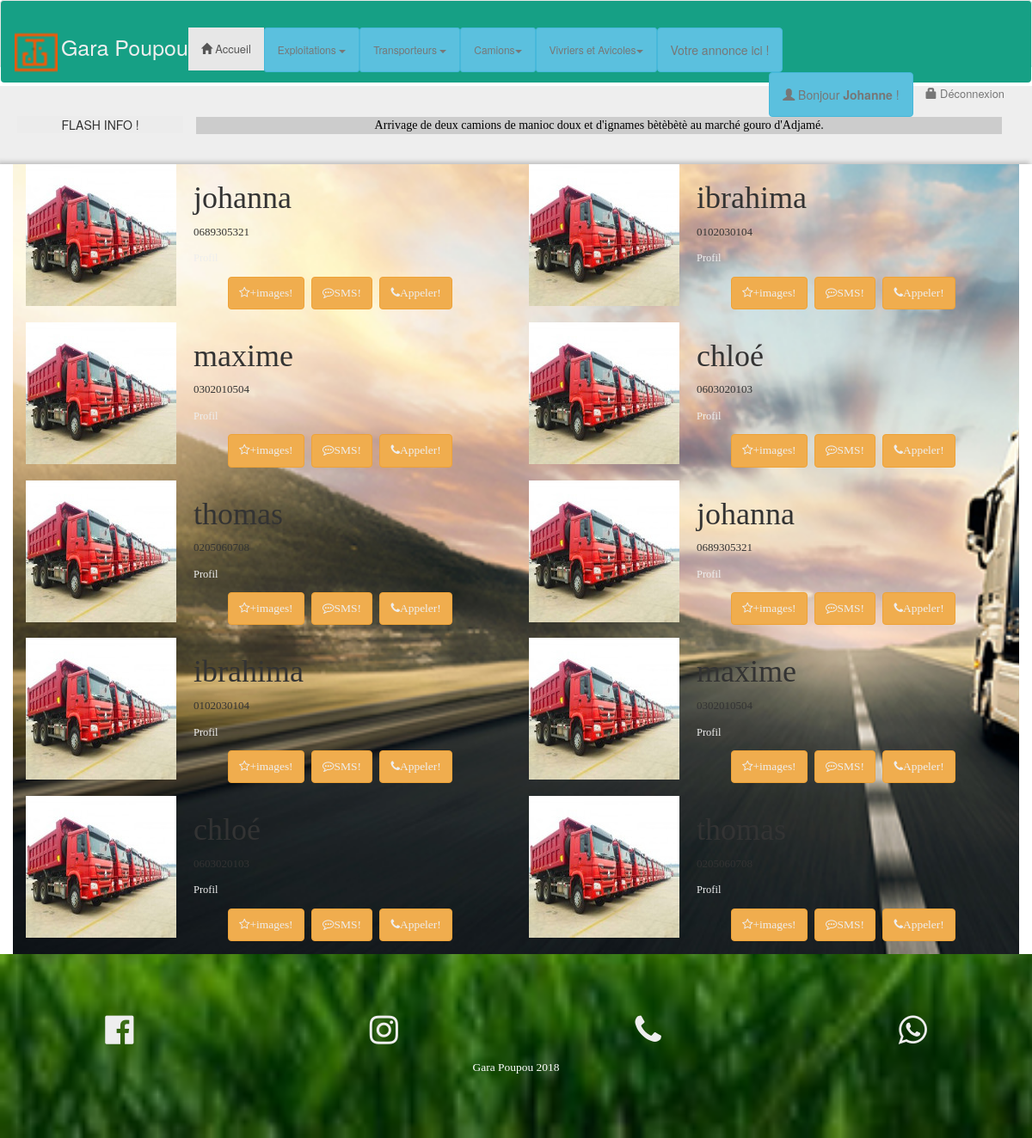
/transporteurs.php (signed in), run on the app's committed database.
### tables this page shows
CREATE TABLE `piupiu_hauliers`(
        `id`              int (11) Auto_increment  NOT NULL ,
        `name`            Varchar (30) NOT NULL ,
        `phoneNumber`     Varchar (10) NOT NULL ,
        `idUsers` Int NOT NULL ,
        PRIMARY KEY (`id`)
);

### controllers/transporteursController.php (called while the page is built)
<?php
$hauliers = new hauliers();
$hauliersList = $hauliers->getHauliersList();

### models/database.php (called while the page is built, shortened)
<?php
class dataBase {
    public function __construct() {
        try {
            $this->db = new PDO('mysql:host=127.0.0.1;dbname=GaraPoupou;charset=utf8', 'root', 'i271220101127B');
        } catch (Exception $ex) {
            die('Erreur : ' . $ex->getMessage());
        }
    }
}
?>

### models/hauliersModel.php (called while the page is built, shortened)
<?php
class hauliers extends dataBase {
    public function getHauliersList() {
        $query = 'SELECT `id`, `name`, `phoneNumber`, `idUsers` FROM `piupiu_hauliers`';
        $hauliersResult = $this->db->query($query);
        $hauliersList = $hauliersResult->fetchAll(PDO::FETCH_OBJ);
        return $hauliersList;
    }
}

### transporteurs.php (the view, shortened to what this page needs)
<?php include 'header.php' ?>
<?php
include_once 'models/database.php';
include_once 'models/hauliersModel.php';
include_once 'controllers/transporteursController.php';
?>
<div class="item-listing small-padding-bg">
    <div id="bgTrans" class="container">
        <div class="row">
            <?php foreach ($hauliersList as $hauliers) { ?>
            <div class="col-md-2"><a href="profil-camion.php"><img src="assets/img/img_transporteurs/transporteur.JPG" alt="camion" ></a> </div>
                <div class="col-md-4 home-list-pop-desc inn-list-pop-desc">
                        <h1><?= $hauliers->name ?></h1>
                    <p><?= $hauliers->phoneNumber ?></p>
                    <p><a href="profil-transporteur.php?hauliersId=<?= $hauliers->id ?>">Profil</a></p>
                    <div class="list-enquiry">
                        <ul>
                            <li class="btn btn-md btn-warning"><a href="#!"><i class="fa fa-star-o" aria-hidden="true"></i>+images!</a> </li>
                            <li class="btn btn-md btn-warning"><a href="#!"><i class="fa fa-commenting-o" aria-hidden="true"></i>SMS!</a> </li>
                            <li class="btn btn-md btn-warning"><a href="#!"><i class="fa fa-phone" aria-hidden="true"></i>Appeler!</a> </li>
                        </ul>
                    </div>
                </div>
            <?php } ?>
            <?php foreach ($hauliersList as $hauliers) { ?>
            <div class="col-md-2"><a href="profil-camion.php"><img src="assets/img/img_transporteurs/transporteur.JPG" alt="camion" ></a> </div>
                <div class="col-md-4 home-list-pop-desc inn-list-pop-desc">
                        <h1><?= $hauliers->name ?></h1>
                    <p><?= $hauliers->phoneNumber ?></p>
                    <p><a href="profil-transporteur.php?hauliersId=<?= $hauliers->id ?>">Profil</a></p>
                    <div class="list-enquiry">
                        <ul>
                            <li class="btn btn-md btn-warning"><a href="#!"><i class="fa fa-star-o" aria-hidden="true"></i>+images!</a> </li>
                            <li class="btn btn-md btn-warning"><a href="#!"><i class="fa fa-commenting-o" aria-hidden="true"></i>SMS!</a> </li>
                            <li class="btn btn-md btn-warning"><a href="#!"><i class="fa fa-phone" aria-hidden="true"></i>Appeler!</a> </li>
                        </ul>
                    </div>
                </div>
            <?php } ?>
        </div>
    </div>
</div>
<?php include 'footer.php'; ?>

### assets/css/style.css (style rules this page uses)
.list-enquiry li { margin-right: 5px; margin-left: 0px; margin-bottom:5px; top: 15px; display:inline-block; }
.small-padding-bg { box-shadow: 3px 3px 5px #c2c2c2, -3px -3px 5px #c2c2c2; }
p { font-size:13px; }
#bgTrans { background-image: url('../../assets/img/img_bckgrd/bg_trp2.jpg'); background-repeat: no-repeat; background-attachment: fixed; background-size: cover; font-family: serif; }

### data on the page
piupiu_hauliers: name "johanna", phoneNumber "0689305321"
piupiu_hauliers: name "ibrahima", phoneNumber "0102030104"
piupiu_hauliers: name "maxime", phoneNumber "0302010504"
piupiu_hauliers: name "chloé", phoneNumber "0603020103"
piupiu_hauliers: name "thomas", phoneNumber "0205060708"

### other printed values
$_SESSION['firstName'] "Johanne"
